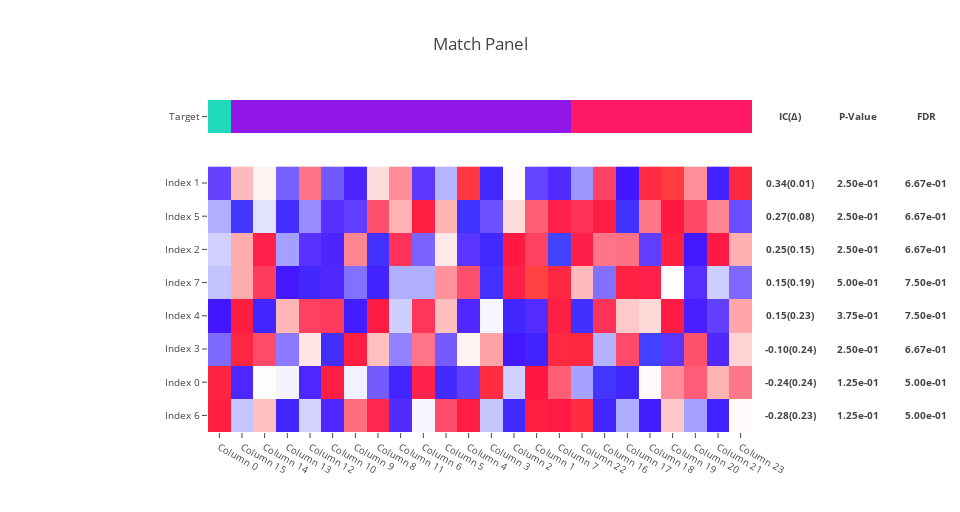
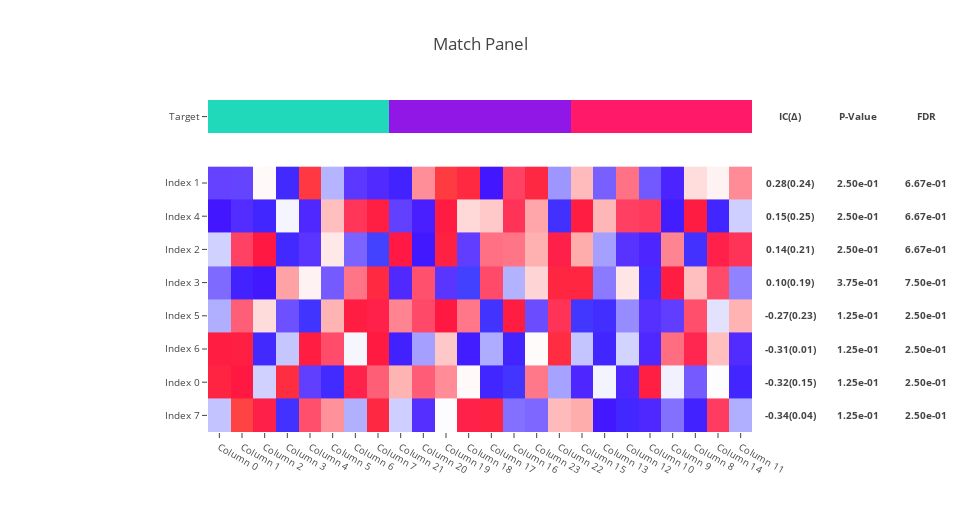
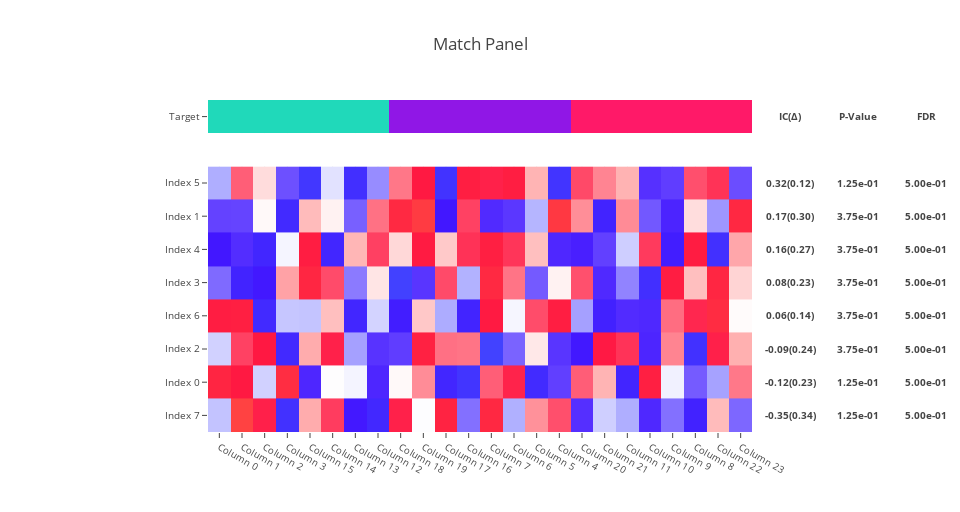

Write notebook code for charts like these, in order.
### Code cell
n_index = 8

n_column = 24

features = pd.DataFrame(
    np.random.random_sample(size=(n_index, n_column)),
    index=('Index {}'.format(i) for i in range(n_index)),
    columns=('Column {}'.format(i) for i in range(n_column)))

for target in (
        pd.Series(
            (0, ) * 1 + (1, ) * 15 + (2, ) * 8,
            index=('Column {}'.format(i) for i in range(n_column)),
            name='Target'),
        pd.Series(
            (0, ) * 8 + (2, ) * 8 + (1, ) * 8,
            index=('Column {}'.format(i) for i in range(n_column)),
            name='Target'),
        pd.Series(
            ('Aa', ) * 4 + ('Bb', ) * 4 + ('Cc', ) * 4 + ('Aa', ) * 4 +
            ('Bb', ) * 4 + ('Cc', ) * 4,
            index=('Column {}'.format(i) for i in range(n_column)),
            name='Target'),
):

    scores = make_match_panel(
        target,
        features,
        target_ascending=True,
        n_sampling=3,
        n_permutation=1,
        target_type='categorical')

### Figure 1 — Plotly figure (JSON) as saved in the notebook; plotly's stock layout.template omitted (floating-point values rounded to 4 significant figures; data arrays with more than 128 entries replaced by an {"elided": "..."} marker saying what was removed)
{"data": [{"colorscale": [[0, "#20d9ba"], [0.5, "#9017e6"], [1, "#ff1968"]], "showscale": false, "text": [["Column 0", "Column 15", "Column 14", "Column 13", "Column 12", "Column 10", "Column 9", "Column 8", "Column 11", "Column 6", "Column 5", "Column 4", "Column 3", "Column 2", "Column 1", "Column 7", "Column 22", "Column 16", "Column 17", "Column 18", "Column 19", "Column 20", "Column 21", "Column 23"]], "type": "heatmap", "x": ["Column 0", "Column 15", "Column 14", "Column 13", "Column 12", "Column 10", "Column 9", "Column 8", "Column 11", "Column 6", "Column 5", "Column 4", "Column 3", "Column 2", "Column 1", "Column 7", "Column 22", "Column 16", "Column 17", "Column 18", "Column 19", "Column 20", "Column 21", "Column 23"], "y": ["Target"], "yaxis": "y2", "z": [[0, 1, 1, 1, 1, 1, 1, 1, 1, 1, 1, 1, 1, 1, 1, 1, 2, 2, 2, 2, 2, 2, 2, 2]]}, {"colorscale": {"elided": "256x2 mixed values"}, "showscale": false, "type": "heatmap", "x": ["Column 0", "Column 15", "Column 14", "Column 13", "Column 12", "Column 10", "Column 9", "Column 8", "Column 11", "Column 6", "Column 5", "Column 4", "Column 3", "Column 2", "Column 1", "Column 7", "Column 22", "Column 16", "Column 17", "Column 18", "Column 19", "Column 20", "Column 21", "Column 23"], "y": ["Index 6", "Index 0", "Index 3", "Index 4", "Index 7", "Index 2", "Index 5", "Index 1"], "yaxis": "y", "z": {"elided": "8x24 float values"}, "zmax": 1.977, "zmin": -1.885}], "layout": {"annotations": [{"font": {"size": 9.6}, "showarrow": false, "text": "<b>IC(Δ)</b>", "width": 64, "x": 1.008, "xanchor": "left", "xref": "paper", "y": 0.95, "yanchor": "middle", "yref": "paper"}, {"font": {"size": 9.6}, "showarrow": false, "text": "<b>0.34(0.01)</b>", "width": 64, "x": 1.008, "xanchor": "left", "xref": "paper", "y": 0.75, "yanchor": "middle", "yref": "paper"}, {"font": {"size": 9.6}, "showarrow": false, "text": "<b>0.27(0.08)</b>", "width": 64, "x": 1.008, "xanchor": "left", "xref": "paper", "y": 0.65, "yanchor": "middle", "yref": "paper"}, {"font": {"size": 9.6}, "showarrow": false, "text": "<b>0.25(0.15)</b>", "width": 64, "x": 1.008, "xanchor": "left", "xref": "paper", "y": 0.55, "yanchor": "middle", "yref": "paper"}, {"font": {"size": 9.6}, "showarrow": false, "text": "<b>0.15(0.19)</b>", "width": 64, "x": 1.008, "xanchor": "left", "xref": "paper", "y": 0.45, "yanchor": "middle", "yref": "paper"}, {"font": {"size": 9.6}, "showarrow": false, "text": "<b>0.15(0.23)</b>", "width": 64, "x": 1.008, "xanchor": "left", "xref": "paper", "y": 0.35, "yanchor": "middle", "yref": "paper"}, {"font": {"size": 9.6}, "showarrow": false, "text": "<b>-0.10(0.24)</b>", "width": 64, "x": 1.008, "xanchor": "left", "xref": "paper", "y": 0.25, "yanchor": "middle", "yref": "paper"}, {"font": {"size": 9.6}, "showarrow": false, "text": "<b>-0.24(0.24)</b>", "width": 64, "x": 1.008, "xanchor": "left", "xref": "paper", "y": 0.15, "yanchor": "middle", "yref": "paper"}, {"font": {"size": 9.6}, "showarrow": false, "text": "<b>-0.28(0.23)</b>", "width": 64, "x": 1.008, "xanchor": "left", "xref": "paper", "y": 0.05, "yanchor": "middle", "yref": "paper"}, {"font": {"size": 9.6}, "showarrow": false, "text": "<b>P-Value</b>", "width": 64, "x": 1.133, "xanchor": "left", "xref": "paper", "y": 0.95, "yanchor": "middle", "yref": "paper"}, {"font": {"size": 9.6}, "showarrow": false, "text": "<b>2.50e-01</b>", "width": 64, "x": 1.133, "xanchor": "left", "xref": "paper", "y": 0.75, "yanchor": "middle", "yref": "paper"}, {"font": {"size": 9.6}, "showarrow": false, "text": "<b>2.50e-01</b>", "width": 64, "x": 1.133, "xanchor": "left", "xref": "paper", "y": 0.65, "yanchor": "middle", "yref": "paper"}, {"font": {"size": 9.6}, "showarrow": false, "text": "<b>2.50e-01</b>", "width": 64, "x": 1.133, "xanchor": "left", "xref": "paper", "y": 0.55, "yanchor": "middle", "yref": "paper"}, {"font": {"size": 9.6}, "showarrow": false, "text": "<b>5.00e-01</b>", "width": 64, "x": 1.133, "xanchor": "left", "xref": "paper", "y": 0.45, "yanchor": "middle", "yref": "paper"}, {"font": {"size": 9.6}, "showarrow": false, "text": "<b>3.75e-01</b>", "width": 64, "x": 1.133, "xanchor": "left", "xref": "paper", "y": 0.35, "yanchor": "middle", "yref": "paper"}, {"font": {"size": 9.6}, "showarrow": false, "text": "<b>2.50e-01</b>", "width": 64, "x": 1.133, "xanchor": "left", "xref": "paper", "y": 0.25, "yanchor": "middle", "yref": "paper"}, {"font": {"size": 9.6}, "showarrow": false, "text": "<b>1.25e-01</b>", "width": 64, "x": 1.133, "xanchor": "left", "xref": "paper", "y": 0.15, "yanchor": "middle", "yref": "paper"}, {"font": {"size": 9.6}, "showarrow": false, "text": "<b>1.25e-01</b>", "width": 64, "x": 1.133, "xanchor": "left", "xref": "paper", "y": 0.05, "yanchor": "middle", "yref": "paper"}, {"font": {"size": 9.6}, "showarrow": false, "text": "<b>FDR</b>", "width": 64, "x": 1.258, "xanchor": "left", "xref": "paper", "y": 0.95, "yanchor": "middle", "yref": "paper"}, {"font": {"size": 9.6}, "showarrow": false, "text": "<b>6.67e-01</b>", "width": 64, "x": 1.258, "xanchor": "left", "xref": "paper", "y": 0.75, "yanchor": "middle", "yref": "paper"}, {"font": {"size": 9.6}, "showarrow": false, "text": "<b>6.67e-01</b>", "width": 64, "x": 1.258, "xanchor": "left", "xref": "paper", "y": 0.65, "yanchor": "middle", "yref": "paper"}, {"font": {"size": 9.6}, "showarrow": false, "text": "<b>6.67e-01</b>", "width": 64, "x": 1.258, "xanchor": "left", "xref": "paper", "y": 0.55, "yanchor": "middle", "yref": "paper"}, {"font": {"size": 9.6}, "showarrow": false, "text": "<b>7.50e-01</b>", "width": 64, "x": 1.258, "xanchor": "left", "xref": "paper", "y": 0.45, "yanchor": "middle", "yref": "paper"}, {"font": {"size": 9.6}, "showarrow": false, "text": "<b>7.50e-01</b>", "width": 64, "x": 1.258, "xanchor": "left", "xref": "paper", "y": 0.35, "yanchor": "middle", "yref": "paper"}, {"font": {"size": 9.6}, "showarrow": false, "text": "<b>6.67e-01</b>", "width": 64, "x": 1.258, "xanchor": "left", "xref": "paper", "y": 0.25, "yanchor": "middle", "yref": "paper"}, {"font": {"size": 9.6}, "showarrow": false, "text": "<b>5.00e-01</b>", "width": 64, "x": 1.258, "xanchor": "left", "xref": "paper", "y": 0.15, "yanchor": "middle", "yref": "paper"}, {"font": {"size": 9.6}, "showarrow": false, "text": "<b>5.00e-01</b>", "width": 64, "x": 1.258, "xanchor": "left", "xref": "paper", "y": 0.05, "yanchor": "middle", "yref": "paper"}], "height": 512, "margin": {"l": 208, "r": 208}, "title": "Match Panel", "width": 960, "xaxis": {"anchor": "y", "tickfont": {"size": 9.6}}, "yaxis": {"domain": [0, 0.8], "dtick": 1, "tickfont": {"size": 9.6}}, "yaxis2": {"domain": [0.9, 1], "tickfont": {"size": 9.6}}}}

### Figure 2 — Plotly figure (JSON) as saved in the notebook; plotly's stock layout.template omitted (floating-point values rounded to 4 significant figures; data arrays with more than 128 entries replaced by an {"elided": "..."} marker saying what was removed)
{"data": [{"colorscale": [[0, "#20d9ba"], [0.5, "#9017e6"], [1, "#ff1968"]], "showscale": false, "text": [["Column 0", "Column 1", "Column 2", "Column 3", "Column 4", "Column 5", "Column 6", "Column 7", "Column 21", "Column 20", "Column 19", "Column 18", "Column 17", "Column 16", "Column 23", "Column 22", "Column 15", "Column 13", "Column 12", "Column 10", "Column 9", "Column 8", "Column 14", "Column 11"]], "type": "heatmap", "x": ["Column 0", "Column 1", "Column 2", "Column 3", "Column 4", "Column 5", "Column 6", "Column 7", "Column 21", "Column 20", "Column 19", "Column 18", "Column 17", "Column 16", "Column 23", "Column 22", "Column 15", "Column 13", "Column 12", "Column 10", "Column 9", "Column 8", "Column 14", "Column 11"], "y": ["Target"], "yaxis": "y2", "z": [[0, 0, 0, 0, 0, 0, 0, 0, 1, 1, 1, 1, 1, 1, 1, 1, 2, 2, 2, 2, 2, 2, 2, 2]]}, {"colorscale": {"elided": "256x2 mixed values"}, "showscale": false, "type": "heatmap", "x": ["Column 7", "Column 6", "Column 3", "Column 2", "Column 0", "Column 1", "Column 5", "Column 4", "Column 18", "Column 16", "Column 19", "Column 23", "Column 22", "Column 20", "Column 21", "Column 17", "Column 9", "Column 14", "Column 11", "Column 10", "Column 13", "Column 15", "Column 12", "Column 8"], "y": ["Index 7", "Index 0", "Index 6", "Index 5", "Index 3", "Index 2", "Index 4", "Index 1"], "yaxis": "y", "z": {"elided": "8x24 float values"}, "zmax": 1.977, "zmin": -1.885}], "layout": {"annotations": [{"font": {"size": 9.6}, "showarrow": false, "text": "<b>IC(Δ)</b>", "width": 64, "x": 1.008, "xanchor": "left", "xref": "paper", "y": 0.95, "yanchor": "middle", "yref": "paper"}, {"font": {"size": 9.6}, "showarrow": false, "text": "<b>0.28(0.24)</b>", "width": 64, "x": 1.008, "xanchor": "left", "xref": "paper", "y": 0.75, "yanchor": "middle", "yref": "paper"}, {"font": {"size": 9.6}, "showarrow": false, "text": "<b>0.15(0.25)</b>", "width": 64, "x": 1.008, "xanchor": "left", "xref": "paper", "y": 0.65, "yanchor": "middle", "yref": "paper"}, {"font": {"size": 9.6}, "showarrow": false, "text": "<b>0.14(0.21)</b>", "width": 64, "x": 1.008, "xanchor": "left", "xref": "paper", "y": 0.55, "yanchor": "middle", "yref": "paper"}, {"font": {"size": 9.6}, "showarrow": false, "text": "<b>0.10(0.19)</b>", "width": 64, "x": 1.008, "xanchor": "left", "xref": "paper", "y": 0.45, "yanchor": "middle", "yref": "paper"}, {"font": {"size": 9.6}, "showarrow": false, "text": "<b>-0.27(0.23)</b>", "width": 64, "x": 1.008, "xanchor": "left", "xref": "paper", "y": 0.35, "yanchor": "middle", "yref": "paper"}, {"font": {"size": 9.6}, "showarrow": false, "text": "<b>-0.31(0.01)</b>", "width": 64, "x": 1.008, "xanchor": "left", "xref": "paper", "y": 0.25, "yanchor": "middle", "yref": "paper"}, {"font": {"size": 9.6}, "showarrow": false, "text": "<b>-0.32(0.15)</b>", "width": 64, "x": 1.008, "xanchor": "left", "xref": "paper", "y": 0.15, "yanchor": "middle", "yref": "paper"}, {"font": {"size": 9.6}, "showarrow": false, "text": "<b>-0.34(0.04)</b>", "width": 64, "x": 1.008, "xanchor": "left", "xref": "paper", "y": 0.05, "yanchor": "middle", "yref": "paper"}, {"font": {"size": 9.6}, "showarrow": false, "text": "<b>P-Value</b>", "width": 64, "x": 1.133, "xanchor": "left", "xref": "paper", "y": 0.95, "yanchor": "middle", "yref": "paper"}, {"font": {"size": 9.6}, "showarrow": false, "text": "<b>2.50e-01</b>", "width": 64, "x": 1.133, "xanchor": "left", "xref": "paper", "y": 0.75, "yanchor": "middle", "yref": "paper"}, {"font": {"size": 9.6}, "showarrow": false, "text": "<b>2.50e-01</b>", "width": 64, "x": 1.133, "xanchor": "left", "xref": "paper", "y": 0.65, "yanchor": "middle", "yref": "paper"}, {"font": {"size": 9.6}, "showarrow": false, "text": "<b>2.50e-01</b>", "width": 64, "x": 1.133, "xanchor": "left", "xref": "paper", "y": 0.55, "yanchor": "middle", "yref": "paper"}, {"font": {"size": 9.6}, "showarrow": false, "text": "<b>3.75e-01</b>", "width": 64, "x": 1.133, "xanchor": "left", "xref": "paper", "y": 0.45, "yanchor": "middle", "yref": "paper"}, {"font": {"size": 9.6}, "showarrow": false, "text": "<b>1.25e-01</b>", "width": 64, "x": 1.133, "xanchor": "left", "xref": "paper", "y": 0.35, "yanchor": "middle", "yref": "paper"}, {"font": {"size": 9.6}, "showarrow": false, "text": "<b>1.25e-01</b>", "width": 64, "x": 1.133, "xanchor": "left", "xref": "paper", "y": 0.25, "yanchor": "middle", "yref": "paper"}, {"font": {"size": 9.6}, "showarrow": false, "text": "<b>1.25e-01</b>", "width": 64, "x": 1.133, "xanchor": "left", "xref": "paper", "y": 0.15, "yanchor": "middle", "yref": "paper"}, {"font": {"size": 9.6}, "showarrow": false, "text": "<b>1.25e-01</b>", "width": 64, "x": 1.133, "xanchor": "left", "xref": "paper", "y": 0.05, "yanchor": "middle", "yref": "paper"}, {"font": {"size": 9.6}, "showarrow": false, "text": "<b>FDR</b>", "width": 64, "x": 1.258, "xanchor": "left", "xref": "paper", "y": 0.95, "yanchor": "middle", "yref": "paper"}, {"font": {"size": 9.6}, "showarrow": false, "text": "<b>6.67e-01</b>", "width": 64, "x": 1.258, "xanchor": "left", "xref": "paper", "y": 0.75, "yanchor": "middle", "yref": "paper"}, {"font": {"size": 9.6}, "showarrow": false, "text": "<b>6.67e-01</b>", "width": 64, "x": 1.258, "xanchor": "left", "xref": "paper", "y": 0.65, "yanchor": "middle", "yref": "paper"}, {"font": {"size": 9.6}, "showarrow": false, "text": "<b>6.67e-01</b>", "width": 64, "x": 1.258, "xanchor": "left", "xref": "paper", "y": 0.55, "yanchor": "middle", "yref": "paper"}, {"font": {"size": 9.6}, "showarrow": false, "text": "<b>7.50e-01</b>", "width": 64, "x": 1.258, "xanchor": "left", "xref": "paper", "y": 0.45, "yanchor": "middle", "yref": "paper"}, {"font": {"size": 9.6}, "showarrow": false, "text": "<b>2.50e-01</b>", "width": 64, "x": 1.258, "xanchor": "left", "xref": "paper", "y": 0.35, "yanchor": "middle", "yref": "paper"}, {"font": {"size": 9.6}, "showarrow": false, "text": "<b>2.50e-01</b>", "width": 64, "x": 1.258, "xanchor": "left", "xref": "paper", "y": 0.25, "yanchor": "middle", "yref": "paper"}, {"font": {"size": 9.6}, "showarrow": false, "text": "<b>2.50e-01</b>", "width": 64, "x": 1.258, "xanchor": "left", "xref": "paper", "y": 0.15, "yanchor": "middle", "yref": "paper"}, {"font": {"size": 9.6}, "showarrow": false, "text": "<b>2.50e-01</b>", "width": 64, "x": 1.258, "xanchor": "left", "xref": "paper", "y": 0.05, "yanchor": "middle", "yref": "paper"}], "height": 512, "margin": {"l": 208, "r": 208}, "title": "Match Panel", "width": 960, "xaxis": {"anchor": "y", "tickfont": {"size": 9.6}}, "yaxis": {"domain": [0, 0.8], "dtick": 1, "tickfont": {"size": 9.6}}, "yaxis2": {"domain": [0.9, 1], "tickfont": {"size": 9.6}}}}

### Figure 3 — Plotly figure (JSON) as saved in the notebook; plotly's stock layout.template omitted (floating-point values rounded to 4 significant figures; data arrays with more than 128 entries replaced by an {"elided": "..."} marker saying what was removed)
{"data": [{"colorscale": [[0, "#20d9ba"], [0.5, "#9017e6"], [1, "#ff1968"]], "showscale": false, "text": [["Column 0", "Column 1", "Column 2", "Column 3", "Column 15", "Column 14", "Column 13", "Column 12", "Column 18", "Column 19", "Column 17", "Column 16", "Column 7", "Column 6", "Column 5", "Column 4", "Column 20", "Column 21", "Column 11", "Column 10", "Column 9", "Column 8", "Column 22", "Column 23"]], "type": "heatmap", "x": ["Column 0", "Column 1", "Column 2", "Column 3", "Column 15", "Column 14", "Column 13", "Column 12", "Column 18", "Column 19", "Column 17", "Column 16", "Column 7", "Column 6", "Column 5", "Column 4", "Column 20", "Column 21", "Column 11", "Column 10", "Column 9", "Column 8", "Column 22", "Column 23"], "y": ["Target"], "yaxis": "y2", "z": [[0, 0, 0, 0, 0, 0, 0, 0, 1, 1, 1, 1, 1, 1, 1, 1, 2, 2, 2, 2, 2, 2, 2, 2]]}, {"colorscale": {"elided": "256x2 mixed values"}, "showscale": false, "type": "heatmap", "x": ["Column 2", "Column 14", "Column 0", "Column 1", "Column 3", "Column 13", "Column 12", "Column 15", "Column 19", "Column 16", "Column 18", "Column 4", "Column 5", "Column 17", "Column 6", "Column 7", "Column 22", "Column 9", "Column 8", "Column 20", "Column 23", "Column 11", "Column 21", "Column 10"], "y": ["Index 7", "Index 0", "Index 2", "Index 6", "Index 3", "Index 4", "Index 1", "Index 5"], "yaxis": "y", "z": {"elided": "8x24 float values"}, "zmax": 1.977, "zmin": -1.885}], "layout": {"annotations": [{"font": {"size": 9.6}, "showarrow": false, "text": "<b>IC(Δ)</b>", "width": 64, "x": 1.008, "xanchor": "left", "xref": "paper", "y": 0.95, "yanchor": "middle", "yref": "paper"}, {"font": {"size": 9.6}, "showarrow": false, "text": "<b>0.32(0.12)</b>", "width": 64, "x": 1.008, "xanchor": "left", "xref": "paper", "y": 0.75, "yanchor": "middle", "yref": "paper"}, {"font": {"size": 9.6}, "showarrow": false, "text": "<b>0.17(0.30)</b>", "width": 64, "x": 1.008, "xanchor": "left", "xref": "paper", "y": 0.65, "yanchor": "middle", "yref": "paper"}, {"font": {"size": 9.6}, "showarrow": false, "text": "<b>0.16(0.27)</b>", "width": 64, "x": 1.008, "xanchor": "left", "xref": "paper", "y": 0.55, "yanchor": "middle", "yref": "paper"}, {"font": {"size": 9.6}, "showarrow": false, "text": "<b>0.08(0.23)</b>", "width": 64, "x": 1.008, "xanchor": "left", "xref": "paper", "y": 0.45, "yanchor": "middle", "yref": "paper"}, {"font": {"size": 9.6}, "showarrow": false, "text": "<b>0.06(0.14)</b>", "width": 64, "x": 1.008, "xanchor": "left", "xref": "paper", "y": 0.35, "yanchor": "middle", "yref": "paper"}, {"font": {"size": 9.6}, "showarrow": false, "text": "<b>-0.09(0.24)</b>", "width": 64, "x": 1.008, "xanchor": "left", "xref": "paper", "y": 0.25, "yanchor": "middle", "yref": "paper"}, {"font": {"size": 9.6}, "showarrow": false, "text": "<b>-0.12(0.23)</b>", "width": 64, "x": 1.008, "xanchor": "left", "xref": "paper", "y": 0.15, "yanchor": "middle", "yref": "paper"}, {"font": {"size": 9.6}, "showarrow": false, "text": "<b>-0.35(0.34)</b>", "width": 64, "x": 1.008, "xanchor": "left", "xref": "paper", "y": 0.05, "yanchor": "middle", "yref": "paper"}, {"font": {"size": 9.6}, "showarrow": false, "text": "<b>P-Value</b>", "width": 64, "x": 1.133, "xanchor": "left", "xref": "paper", "y": 0.95, "yanchor": "middle", "yref": "paper"}, {"font": {"size": 9.6}, "showarrow": false, "text": "<b>1.25e-01</b>", "width": 64, "x": 1.133, "xanchor": "left", "xref": "paper", "y": 0.75, "yanchor": "middle", "yref": "paper"}, {"font": {"size": 9.6}, "showarrow": false, "text": "<b>3.75e-01</b>", "width": 64, "x": 1.133, "xanchor": "left", "xref": "paper", "y": 0.65, "yanchor": "middle", "yref": "paper"}, {"font": {"size": 9.6}, "showarrow": false, "text": "<b>3.75e-01</b>", "width": 64, "x": 1.133, "xanchor": "left", "xref": "paper", "y": 0.55, "yanchor": "middle", "yref": "paper"}, {"font": {"size": 9.6}, "showarrow": false, "text": "<b>3.75e-01</b>", "width": 64, "x": 1.133, "xanchor": "left", "xref": "paper", "y": 0.45, "yanchor": "middle", "yref": "paper"}, {"font": {"size": 9.6}, "showarrow": false, "text": "<b>3.75e-01</b>", "width": 64, "x": 1.133, "xanchor": "left", "xref": "paper", "y": 0.35, "yanchor": "middle", "yref": "paper"}, {"font": {"size": 9.6}, "showarrow": false, "text": "<b>3.75e-01</b>", "width": 64, "x": 1.133, "xanchor": "left", "xref": "paper", "y": 0.25, "yanchor": "middle", "yref": "paper"}, {"font": {"size": 9.6}, "showarrow": false, "text": "<b>1.25e-01</b>", "width": 64, "x": 1.133, "xanchor": "left", "xref": "paper", "y": 0.15, "yanchor": "middle", "yref": "paper"}, {"font": {"size": 9.6}, "showarrow": false, "text": "<b>1.25e-01</b>", "width": 64, "x": 1.133, "xanchor": "left", "xref": "paper", "y": 0.05, "yanchor": "middle", "yref": "paper"}, {"font": {"size": 9.6}, "showarrow": false, "text": "<b>FDR</b>", "width": 64, "x": 1.258, "xanchor": "left", "xref": "paper", "y": 0.95, "yanchor": "middle", "yref": "paper"}, {"font": {"size": 9.6}, "showarrow": false, "text": "<b>5.00e-01</b>", "width": 64, "x": 1.258, "xanchor": "left", "xref": "paper", "y": 0.75, "yanchor": "middle", "yref": "paper"}, {"font": {"size": 9.6}, "showarrow": false, "text": "<b>5.00e-01</b>", "width": 64, "x": 1.258, "xanchor": "left", "xref": "paper", "y": 0.65, "yanchor": "middle", "yref": "paper"}, {"font": {"size": 9.6}, "showarrow": false, "text": "<b>5.00e-01</b>", "width": 64, "x": 1.258, "xanchor": "left", "xref": "paper", "y": 0.55, "yanchor": "middle", "yref": "paper"}, {"font": {"size": 9.6}, "showarrow": false, "text": "<b>5.00e-01</b>", "width": 64, "x": 1.258, "xanchor": "left", "xref": "paper", "y": 0.45, "yanchor": "middle", "yref": "paper"}, {"font": {"size": 9.6}, "showarrow": false, "text": "<b>5.00e-01</b>", "width": 64, "x": 1.258, "xanchor": "left", "xref": "paper", "y": 0.35, "yanchor": "middle", "yref": "paper"}, {"font": {"size": 9.6}, "showarrow": false, "text": "<b>5.00e-01</b>", "width": 64, "x": 1.258, "xanchor": "left", "xref": "paper", "y": 0.25, "yanchor": "middle", "yref": "paper"}, {"font": {"size": 9.6}, "showarrow": false, "text": "<b>5.00e-01</b>", "width": 64, "x": 1.258, "xanchor": "left", "xref": "paper", "y": 0.15, "yanchor": "middle", "yref": "paper"}, {"font": {"size": 9.6}, "showarrow": false, "text": "<b>5.00e-01</b>", "width": 64, "x": 1.258, "xanchor": "left", "xref": "paper", "y": 0.05, "yanchor": "middle", "yref": "paper"}], "height": 512, "margin": {"l": 208, "r": 208}, "title": "Match Panel", "width": 960, "xaxis": {"anchor": "y", "tickfont": {"size": 9.6}}, "yaxis": {"domain": [0, 0.8], "dtick": 1, "tickfont": {"size": 9.6}}, "yaxis2": {"domain": [0.9, 1], "tickfont": {"size": 9.6}}}}
